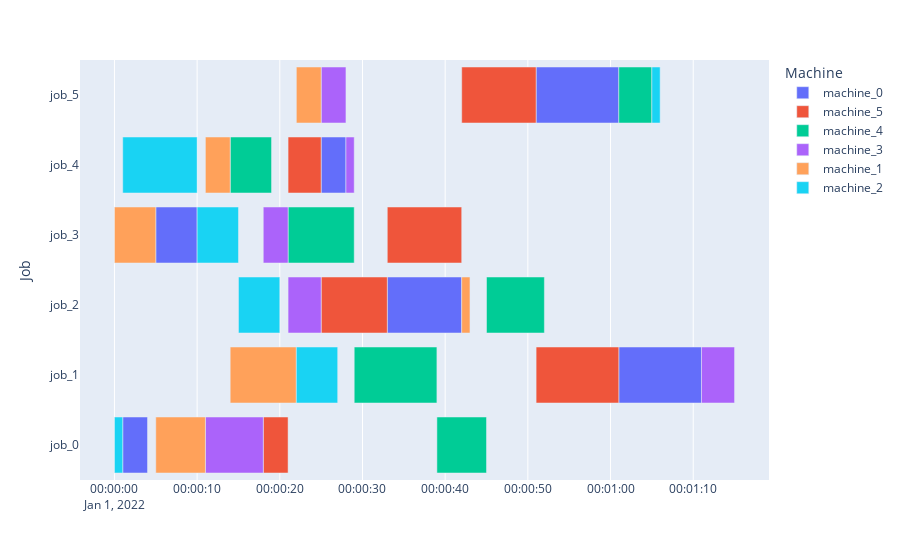

Notebook code cell kept with this figure:
### Code cell
from random import randrange
for _ in range(30):
    state=env.reset()
    done=False
    i=0
    #print(state['obs'].shape)
    #for i in range(150):
    while not done:
        i+=1
        legal_action=env.get_legal_actions(state)
        #action=np.random.choice(len(legal_action), 1, p=(legal_action / legal_action.sum()))[0]
        action=randrange(env.action_space.n/2)
        #print(action)
        token=True
        #print("before:")
        #env.render(start_count=1,x_bar="Job",y_bar="Machine")
        state, reward, done, info=env.step(action)
    #env.render()
    print(reward)

### Figure 1 — Plotly figure (JSON) as saved in the notebook; plotly's stock layout.template omitted (floating-point values rounded to 4 significant figures)
{"data": [{"alignmentgroup": "True", "base": ["2022-01-01T00:00:01", "2022-01-01T00:01:01", "2022-01-01T00:00:33", "2022-01-01T00:00:05", "2022-01-01T00:00:25", "2022-01-01T00:00:51"], "hovertemplate": "Machine=machine_0<br>Start=%{base}<br>Finish=%{x}<br>Job=%{y}<extra></extra>", "legendgroup": "machine_0", "marker": {"color": "#636efa", "pattern": {"shape": ""}}, "name": "machine_0", "offsetgroup": "machine_0", "orientation": "h", "showlegend": true, "textposition": "auto", "type": "bar", "x": [3000, 10000, 9000, 5000, 3000, 10000], "xaxis": "x", "y": ["job_0", "job_1", "job_2", "job_3", "job_4", "job_5"], "yaxis": "y"}, {"alignmentgroup": "True", "base": ["2022-01-01T00:00:18", "2022-01-01T00:00:51", "2022-01-01T00:00:25", "2022-01-01T00:00:33", "2022-01-01T00:00:21", "2022-01-01T00:00:42"], "hovertemplate": "Machine=machine_5<br>Start=%{base}<br>Finish=%{x}<br>Job=%{y}<extra></extra>", "legendgroup": "machine_5", "marker": {"color": "#EF553B", "pattern": {"shape": ""}}, "name": "machine_5", "offsetgroup": "machine_5", "orientation": "h", "showlegend": true, "textposition": "auto", "type": "bar", "x": [3000, 10000, 8000, 9000, 4000, 9000], "xaxis": "x", "y": ["job_0", "job_1", "job_2", "job_3", "job_4", "job_5"], "yaxis": "y"}, {"alignmentgroup": "True", "base": ["2022-01-01T00:00:39", "2022-01-01T00:00:29", "2022-01-01T00:00:45", "2022-01-01T00:00:21", "2022-01-01T00:00:14", "2022-01-01T00:01:01"], "hovertemplate": "Machine=machine_4<br>Start=%{base}<br>Finish=%{x}<br>Job=%{y}<extra></extra>", "legendgroup": "machine_4", "marker": {"color": "#00cc96", "pattern": {"shape": ""}}, "name": "machine_4", "offsetgroup": "machine_4", "orientation": "h", "showlegend": true, "textposition": "auto", "type": "bar", "x": [6000, 10000, 7000, 8000, 5000, 4000], "xaxis": "x", "y": ["job_0", "job_1", "job_2", "job_3", "job_4", "job_5"], "yaxis": "y"}, {"alignmentgroup": "True", "base": ["2022-01-01T00:00:11", "2022-01-01T00:01:11", "2022-01-01T00:00:21", "2022-01-01T00:00:18", "2022-01-01T00:00:28", "2022-01-01T00:00:25"], "hovertemplate": "Machine=machine_3<br>Start=%{base}<br>Finish=%{x}<br>Job=%{y}<extra></extra>", "legendgroup": "machine_3", "marker": {"color": "#ab63fa", "pattern": {"shape": ""}}, "name": "machine_3", "offsetgroup": "machine_3", "orientation": "h", "showlegend": true, "textposition": "auto", "type": "bar", "x": [7000, 4000, 4000, 3000, 1000, 3000], "xaxis": "x", "y": ["job_0", "job_1", "job_2", "job_3", "job_4", "job_5"], "yaxis": "y"}, {"alignmentgroup": "True", "base": ["2022-01-01T00:00:05", "2022-01-01T00:00:14", "2022-01-01T00:00:42", "2022-01-01T00:00:00", "2022-01-01T00:00:11", "2022-01-01T00:00:22"], "hovertemplate": "Machine=machine_1<br>Start=%{base}<br>Finish=%{x}<br>Job=%{y}<extra></extra>", "legendgroup": "machine_1", "marker": {"color": "#FFA15A", "pattern": {"shape": ""}}, "name": "machine_1", "offsetgroup": "machine_1", "orientation": "h", "showlegend": true, "textposition": "auto", "type": "bar", "x": [6000, 8000, 1000, 5000, 3000, 3000], "xaxis": "x", "y": ["job_0", "job_1", "job_2", "job_3", "job_4", "job_5"], "yaxis": "y"}, {"alignmentgroup": "True", "base": ["2022-01-01T00:00:00", "2022-01-01T00:00:22", "2022-01-01T00:00:15", "2022-01-01T00:00:10", "2022-01-01T00:00:01", "2022-01-01T00:01:05"], "hovertemplate": "Machine=machine_2<br>Start=%{base}<br>Finish=%{x}<br>Job=%{y}<extra></extra>", "legendgroup": "machine_2", "marker": {"color": "#19d3f3", "pattern": {"shape": ""}}, "name": "machine_2", "offsetgroup": "machine_2", "orientation": "h", "showlegend": true, "textposition": "auto", "type": "bar", "x": [1000, 5000, 5000, 5000, 9000, 1000], "xaxis": "x", "y": ["job_0", "job_1", "job_2", "job_3", "job_4", "job_5"], "yaxis": "y"}], "layout": {"barmode": "overlay", "legend": {"title": {"text": "Machine"}, "tracegroupgap": 0}, "margin": {"t": 60}, "xaxis": {"anchor": "y", "domain": [0, 1], "type": "date"}, "yaxis": {"anchor": "x", "domain": [0, 1], "title": {"text": "Job"}}}}
